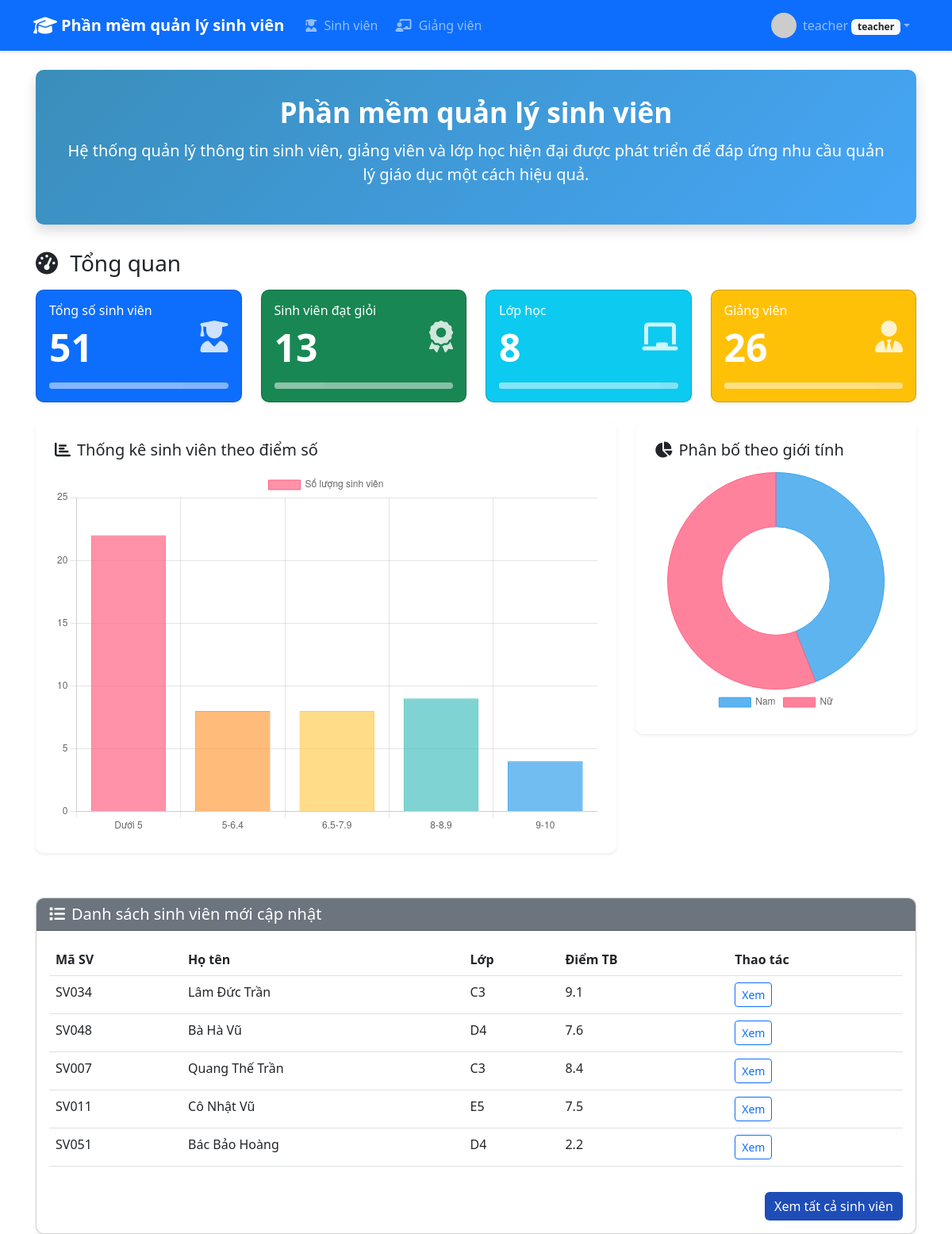
/ (signed in), run on an earlier commit of the app's database.
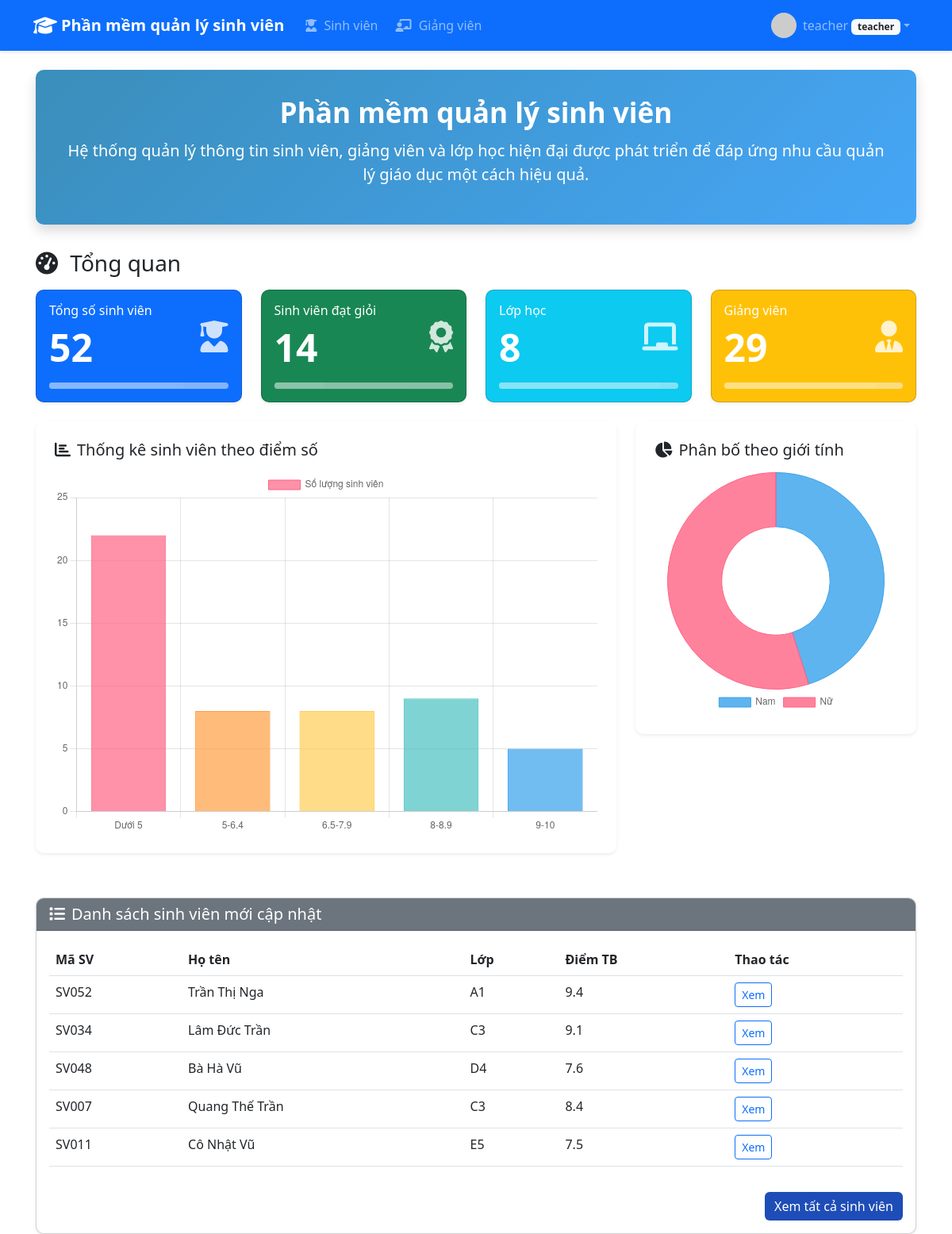
And on a later commit of the database.
### app/models.py (models this page shows, shortened)
class User(db.Model, UserMixin):
    id = db.Column(db.Integer, primary_key=True)
    username = db.Column(db.String(64), unique=True, nullable=False)
    password_hash = db.Column(db.String(128), nullable=False)
    role = db.Column(db.String(20), nullable=False)
    email = db.Column(db.String(100), unique=True)
    fullname = db.Column(db.String(100))
    phone = db.Column(db.String(20))
    birthdate = db.Column(db.Date)
    gender = db.Column(db.String(10))
    avatar = db.Column(db.String(255))
    teacher_code = db.Column(db.String(20), unique=True)
    student_code = db.Column(db.String(20), unique=True)
    class_id = db.Column(db.Integer, db.ForeignKey('class.id'))
    score = db.Column(db.Float)
    updated_at = db.Column(db.DateTime, default=datetime.utcnow, onupdate=datetime.utcnow)
    reset_password_token = db.Column(db.String(128))
    reset_password_expires = db.Column(db.DateTime)
    classes = db.relationship('Class', secondary=teacher_class, backref='teachers')

class Class(db.Model):
    id = db.Column(db.Integer, primary_key=True)
    name = db.Column(db.String(50), unique=True, nullable=False)
    students = db.relationship('User', backref='class_', lazy=True, foreign_keys='User.class_id')

### app/__init__.py (the view)
@app.route('/')
@login_required
def index():
    from flask import render_template
    from flask_login import current_user
    from app.models import User, Class
    from sqlalchemy import func
    total_students = User.query.filter_by(role='student').count()
    excellent_students = User.query.filter_by(role='student').filter(User.score >= 8).count()
    total_classes = Class.query.count()
    total_teachers = User.query.filter_by(role='teacher').count()
    assigned_classes = Class.query.join(Class.teachers).distinct().count()
    sv_gv_ratio = round(total_students / total_teachers, 1) if total_teachers else 0
    latest_students = User.query.filter_by(role='student').order_by(User.updated_at.desc()).limit(5).all()
    score_ranges = {
        'Dưới 5': 0,
        '5-6.4': 0,
        '6.5-7.9': 0,
        '8-8.9': 0,
        '9-10': 0
    }
    gender_stats = {'Nam': 0, 'Nữ': 0}
    students = User.query.filter_by(role='student').all()
    for s in students:
        if s.score is not None:
            if s.score < 5:
                score_ranges['Dưới 5'] += 1
            elif s.score < 6.5:
                score_ranges['5-6.4'] += 1
            elif s.score < 8:
                score_ranges['6.5-7.9'] += 1
            elif s.score < 9:
                score_ranges['8-8.9'] += 1
            else:
                score_ranges['9-10'] += 1
        if s.gender == 'Nam':
            gender_stats['Nam'] += 1
        elif s.gender == 'Nữ':
            gender_stats['Nữ'] += 1
    return render_template(
        'index.html',
        total_students=total_students,
        excellent_students=excellent_students,
        total_classes=total_classes,
        assigned_classes=assigned_classes,
        total_teachers=total_teachers,
        sv_gv_ratio=sv_gv_ratio,
        latest_students=latest_students,
        score_ranges=score_ranges,
        gender_stats=gender_stats
    )

### app/__init__.py (called while the page is built)
@login_manager.user_loader
def load_user(user_id):
    from app.models import User
    return User.query.get(int(user_id))

### app/templates/index.html (shortened to what the changed rows need)
{% extends "base.html" %}
{% block content %}
<div class="dashboard-header text-center shadow">
    <h1 class="dashboard-title">Phần mềm quản lý sinh viên</h1>
</div>
<div class="row">
    <div class="col-md-3 mb-4">
        <div class="card stat-card shadow-sm h-100 data-card bg-primary text-white">
            <div class="card-body">
                <div class="d-flex justify-content-between align-items-center">
                    <div>
                        <h6 class="card-title">Tổng số sinh viên</h6>
                        <h2 class="display-5 mb-0 fw-bold">{{ total_students }}</h2>
                    </div>
                </div>
            </div>
        </div>
    </div>
    <div class="col-md-3 mb-4">
        <div class="card stat-card shadow-sm h-100 data-card bg-success text-white">
            <div class="card-body">
                <div class="d-flex justify-content-between align-items-center">
                    <div>
                        <h6 class="card-title">Sinh viên đạt giỏi</h6>
                        <h2 class="display-5 mb-0 fw-bold">{{ excellent_students }}</h2>
                    </div>
                </div>
            </div>
        </div>
    </div>
    <div class="col-md-3 mb-4">
        <div class="card stat-card shadow-sm h-100 data-card bg-info text-white">
            <div class="card-body">
                <div class="d-flex justify-content-between align-items-center">
                    <div>
                        <h2 class="display-5 mb-0 fw-bold">{{ total_classes }}</h2>
                    </div>
                </div>
            </div>
        </div>
    </div>
    <div class="col-md-3 mb-4">
        <div class="card stat-card shadow-sm h-100 data-card bg-warning text-white">
            <div class="card-body">
                <div class="d-flex justify-content-between align-items-center">
                    <div>
                        <h6 class="card-title">Giảng viên</h6>
                        <h2 class="display-5 mb-0 fw-bold">{{ total_teachers }}</h2>
                    </div>
                </div>
            </div>
        </div>
    </div>
</div>
<div class="row">
    <div class="col-md-8 mb-4">
        <div class="chart-container shadow-sm">
            <h5 class="card-title mb-3"><i class="fas fa-chart-bar me-2"></i>Thống kê sinh viên theo điểm số</h5>
            <canvas id="gradeDistributionChart" height="200"></canvas>
        </div>
    </div>
    <div class="col-md-4 mb-4">
        <div class="chart-container shadow-sm">
            <h5 class="card-title mb-3"><i class="fas fa-chart-pie me-2"></i>Phân bố theo giới tính</h5>
            <canvas id="genderChart" height="250"></canvas>
        </div>
    </div>
</div>
<div class="row mt-2">
    <div class="col-md-12">
        <div class="card shadow-sm table-container">
            <div class="card-body">
                <div class="table-responsive">
                    <table class="table table-hover">
                        <thead>
                            <tr>
                                <th>Mã SV</th>
                                <th>Họ tên</th>
                                <th>Lớp</th>
                                <th>Điểm TB</th>
                                <th>Thao tác</th>
                            </tr>
                        </thead>
                        <tbody>
                            {% for sv in latest_students %}
                            <tr>
                                <td>{{ sv.student_code }}</td>
                                <td>{{ sv.fullname }}</td>
                                <td>{{ sv.class_.name if sv.class_ else '' }}</td>
                                <td>{{ sv.score if sv.score is not none else '' }}</td>
                                <td>
                                    <a class="btn btn-sm btn-outline-primary" href="{{ url_for('students.view_student', id=sv.id) }}">Xem</a>
                                </td>
                            </tr>
                            {% endfor %}
                        </tbody>
                    </table>
                </div>
            </div>
        </div>
    </div>
</div>
{% endblock %}

What changed in the data, as far as the page shows it:
no longer on this page (row unchanged): User: student_code "SV051", fullname "Bác Bảo Hoàng", class_ "D4", score "2.2"
added User: student_code "SV052", fullname "Trần Thị Nga", class_ "A1", score "9.4"
Also different on the page:
{{ total_students }}: "51" → "52"
{{ excellent_students }}: "13" → "14"
{{ total_teachers }}: "26" → "29"
chart data {{ (score_ranges.values()|list)|tojson|safe }}: [22, 8, 8, 9, 4] → [22, 8, 8, 9, 5]
chart data {{ (gender_stats.values()|list)|tojson|safe }}: [22, 28] → [23, 28]
